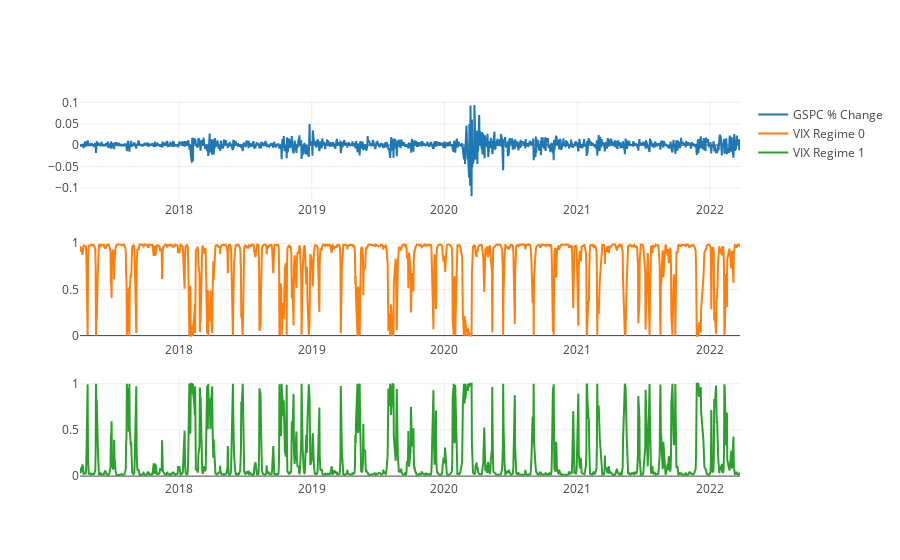

Write notebook code for a chart like this one.
### Code cell
msdr_model = sm.tsa.MarkovRegression(endog=vix_pct['close'], k_regimes=nRegimes,
    trend='c', switching_variance=True)

msdr_model_results = msdr_model.fit(iter=nIter)

marg_probs_msdr = [msdr_model_results.smoothed_marginal_probabilities[i] for i in range(nRegimes)]

# Plot
fig = make_subplots(rows=nRegimes+1, cols = 1)
fig.update_layout(template = style)
fig.add_trace(
        go.Scatter(y = gspc_pct["close"], x = gspc_pct.index, name = "GSPC % Change"),
        row = 1, col = 1
    )

for i in range(nRegimes):
    fig.add_trace(
        go.Scatter(y = marg_probs_msdr[i], x = gspc_pct.index, name = "VIX Regime "+str(i)), 
        row=i+2, col=1,
    )

fig.show()
hidden_states_msdr_vix = (marg_probs_msdr[0] > .5)*1

### Figure 1 — Plotly figure (JSON) as saved in the notebook; plotly's stock layout.template omitted (floating-point values rounded to 4 significant figures; data arrays with more than 128 entries replaced by an {"elided": "..."} marker saying what was removed)
{"data": [{"name": "GSPC % Change", "type": "scatter", "x": {"elided": "1255 str values"}, "xaxis": "x", "y": {"elided": "1255 float values"}, "yaxis": "y"}, {"name": "VIX Regime 0", "type": "scatter", "x": {"elided": "1255 str values"}, "xaxis": "x2", "y": {"elided": "1255 float values"}, "yaxis": "y2"}, {"name": "VIX Regime 1", "type": "scatter", "x": {"elided": "1255 str values"}, "xaxis": "x3", "y": {"elided": "1255 float values"}, "yaxis": "y3"}], "layout": {"xaxis": {"anchor": "y", "domain": [0, 1]}, "xaxis2": {"anchor": "y2", "domain": [0, 1]}, "xaxis3": {"anchor": "y3", "domain": [0, 1]}, "yaxis": {"anchor": "x", "domain": [0.7333, 1]}, "yaxis2": {"anchor": "x2", "domain": [0.3667, 0.6333]}, "yaxis3": {"anchor": "x3", "domain": [0, 0.2667]}}}
